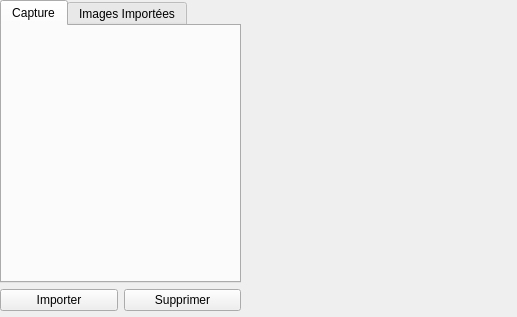
<?xml version="1.0" encoding="UTF-8"?>
<ui version="4.0">
 <class>Chutier</class>
 <widget class="QWidget" name="Chutier">
  <property name="geometry">
   <rect>
    <x>0</x>
    <y>0</y>
    <width>517</width>
    <height>317</height>
   </rect>
  </property>
  <property name="windowTitle">
   <string>Form</string>
  </property>
  <property name="styleSheet">
   <string notr="true"/>
  </property>
  <widget class="QWidget" name="layoutWidget">
   <property name="geometry">
    <rect>
     <x>0</x>
     <y>0</y>
     <width>241</width>
     <height>311</height>
    </rect>
   </property>
   <layout class="QVBoxLayout" name="verticalLayout">
    <item>
     <widget class="QTabWidget" name="tabChutierWidget">
      <property name="currentIndex">
       <number>0</number>
      </property>
      <widget class="QWidget" name="capture">
       <attribute name="title">
        <string>Capture</string>
       </attribute>
      </widget>
      <widget class="QWidget" name="importImage">
       <attribute name="title">
        <string>Images Importées</string>
       </attribute>
      </widget>
     </widget>
    </item>
    <item>
     <layout class="QHBoxLayout" name="horizontalLayout">
      <item>
       <widget class="QPushButton" name="importButton">
        <property name="text">
         <string>Importer</string>
        </property>
       </widget>
      </item>
      <item>
       <widget class="QPushButton" name="deleteButton">
        <property name="text">
         <string>Supprimer</string>
        </property>
       </widget>
      </item>
     </layout>
    </item>
   </layout>
  </widget>
  <widget class="QWidget" name="layoutWidget">
   <property name="geometry">
    <rect>
     <x>250</x>
     <y>0</y>
     <width>261</width>
     <height>311</height>
    </rect>
   </property>
   <layout class="QVBoxLayout" name="verticalLayout_2">
    <item>
     <widget class="QLabel" name="viewer">
      <property name="text">
       <string/>
      </property>
     </widget>
    </item>
    <item>
     <spacer name="verticalSpacer">
      <property name="orientation">
       <enum>Qt::Vertical</enum>
      </property>
      <property name="sizeType">
       <enum>QSizePolicy::Fixed</enum>
      </property>
      <property name="sizeHint" stdset="0">
       <size>
        <width>10</width>
        <height>120</height>
       </size>
      </property>
     </spacer>
    </item>
   </layout>
  </widget>
 </widget>
 <resources/>
 <connections/>
</ui>
